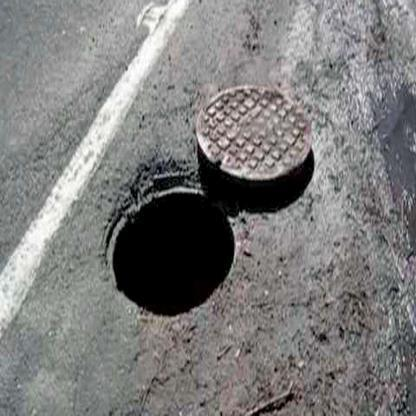
#> input picture b1.jpg, 416 x 416 px, found by its file name
$ python test1.py
#> lines starting #> are read from the running program, lines starting #| are printed output that depends on the picture; after the words box and inside, x2 and y2 are one past the last pixel; in counts of white or black regions, pixels touching at a corner belong together
import cv2

image = cv2.imread('static/b1.jpg')
#> image is the input picture: shape (416, 416, 3); mean B, G, R 124, 124.7, 125.2
mask = cv2.imread('static/b2.png', 0)
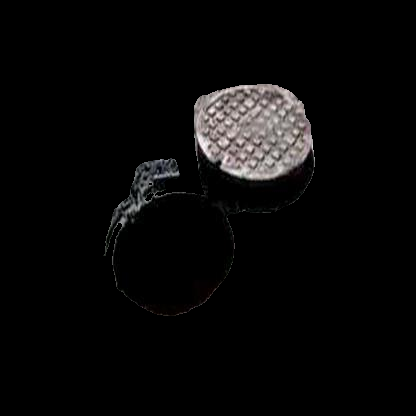
#> input picture b2.png, 416 x 416 px, found by its file name
#> mask: shape (416, 416); min 0, max 253, mean 8.7
mask = cv2.threshold(mask, 0, 255, cv2.THRESH_BINARY + cv2.THRESH_OTSU)[1]
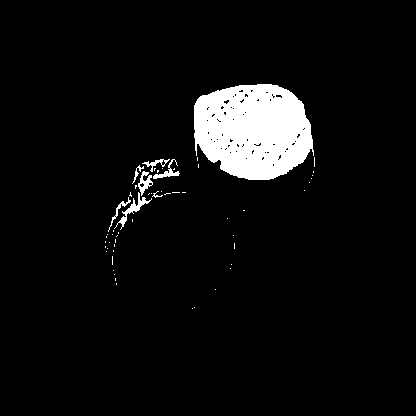
#> mask: shape (416, 416); 5.8% white; 57 white regions (49 under 20 px), largest, box (x1, y1, x2, y2) and area: (194, 84, 314, 180) 8991, (114, 192, 152, 230) 249, (138, 171, 153, 196) 166
image[mask==255] = (36,255,12)
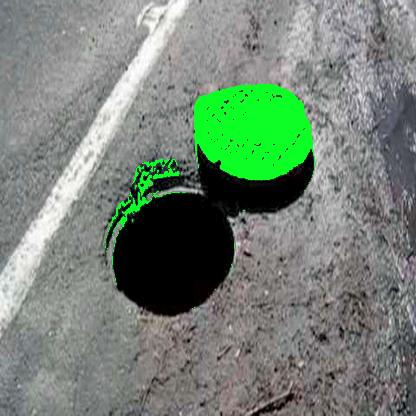
#> image: shape (416, 416, 3); 5.75% of pixels changed, all inside (x1, y1, x2, y2) = (105, 84, 315, 309)
#255,12,5
#36,255,12
cv2.imshow('image', image)
cv2.imshow('mask', mask)
cv2.waitKey()
